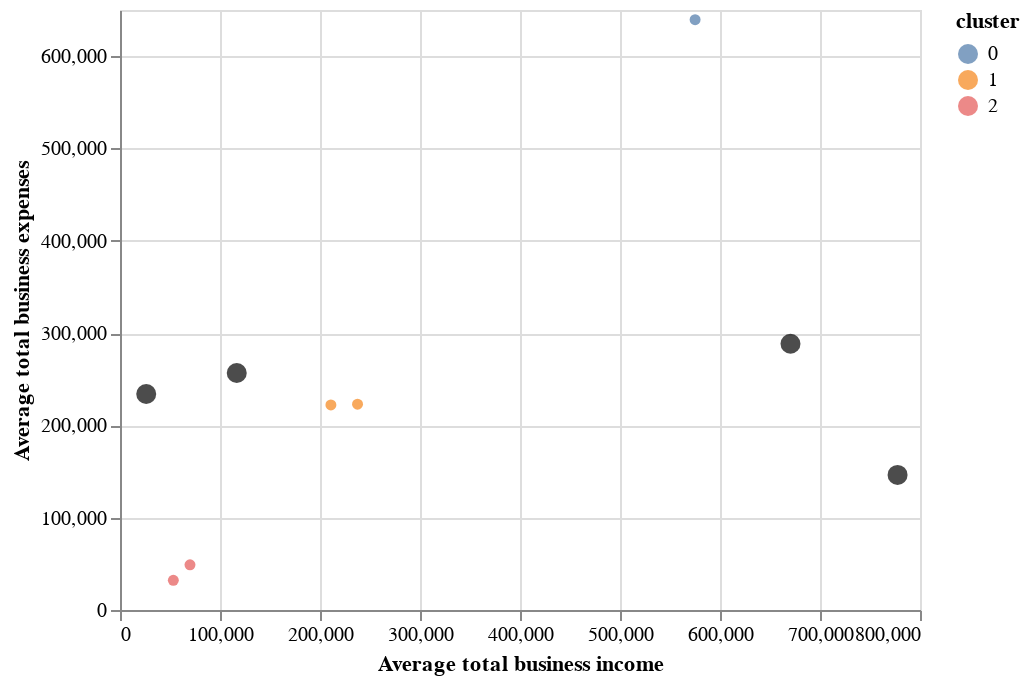

The notebook cell saved with this chart:
### Code cell
chart1 = alt.Chart(df.head()).mark_circle().encode(x='Average total business income', y='Average total business expenses', color='cluster:N',
    tooltip=['Postcode', 'cluster', 'Average total business income', 'Average total business expenses']
).interactive()

chart2 = alt.Chart(centroids).mark_circle(size=100).encode(x='Average total business income', y='Average total business expenses', color=alt.value('black'),
    tooltip=['cluster', 'Average total business income', 'Average total business expenses']
).interactive()
chart1 + chart2

### Figure 1 — Vega-Lite specification as saved in the notebook (floating-point values rounded to 4 significant figures)
{"config": {"view": {"continuousWidth": 400, "continuousHeight": 300}}, "layer": [{"data": {"name": "data-575f8a87cc33ee226fb970a0e7e31664"}, "mark": "circle", "encoding": {"color": {"type": "nominal", "field": "cluster"}, "tooltip": [{"type": "quantitative", "field": "Postcode"}, {"type": "quantitative", "field": "cluster"}, {"type": "quantitative", "field": "Average total business income"}, {"type": "quantitative", "field": "Average total business expenses"}], "x": {"type": "quantitative", "field": "Average total business income"}, "y": {"type": "quantitative", "field": "Average total business expenses"}}, "selection": {"selector003": {"type": "interval", "bind": "scales", "encodings": ["x", "y"]}}}, {"data": {"name": "data-4af31deb9417aa0ac5e19a2ec313b795"}, "mark": {"type": "circle", "size": 100}, "encoding": {"color": {"value": "black"}, "tooltip": [{"type": "quantitative", "field": "cluster"}, {"type": "quantitative", "field": "Average total business income"}, {"type": "quantitative", "field": "Average total business expenses"}], "x": {"type": "quantitative", "field": "Average total business income"}, "y": {"type": "quantitative", "field": "Average total business expenses"}}, "selection": {"selector004": {"type": "interval", "bind": "scales", "encodings": ["x", "y"]}}}], "$schema": "https://vega.github.io/schema/vega-lite/v4.8.1.json", "datasets": {"data-575f8a87cc33ee226fb970a0e7e31664": [{"Postcode": 2000, "Average total business income": 210901, "Average total business expenses": 222191, "cluster": 1.0}, {"Postcode": 2006, "Average total business income": 69983, "Average total business expenses": 48971, "cluster": 2.0}, {"Postcode": 2007, "Average total business income": 575099, "Average total business expenses": 639499, "cluster": 0.0}, {"Postcode": 2008, "Average total business income": 53329, "Average total business expenses": 32173, "cluster": 2.0}, {"Postcode": 2009, "Average total business income": 237539, "Average total business expenses": 222993, "cluster": 1.0}], "data-4af31deb9417aa0ac5e19a2ec313b795": [{"Average total business income": 670487, "Average total business expenses": 288389, "cluster": 0}, {"Average total business income": 116739, "Average total business expenses": 256787, "cluster": 1}, {"Average total business income": 26225, "Average total business expenses": 234053, "cluster": 2}, {"Average total business income": 777572, "Average total business expenses": 146316, "cluster": 3}]}}
